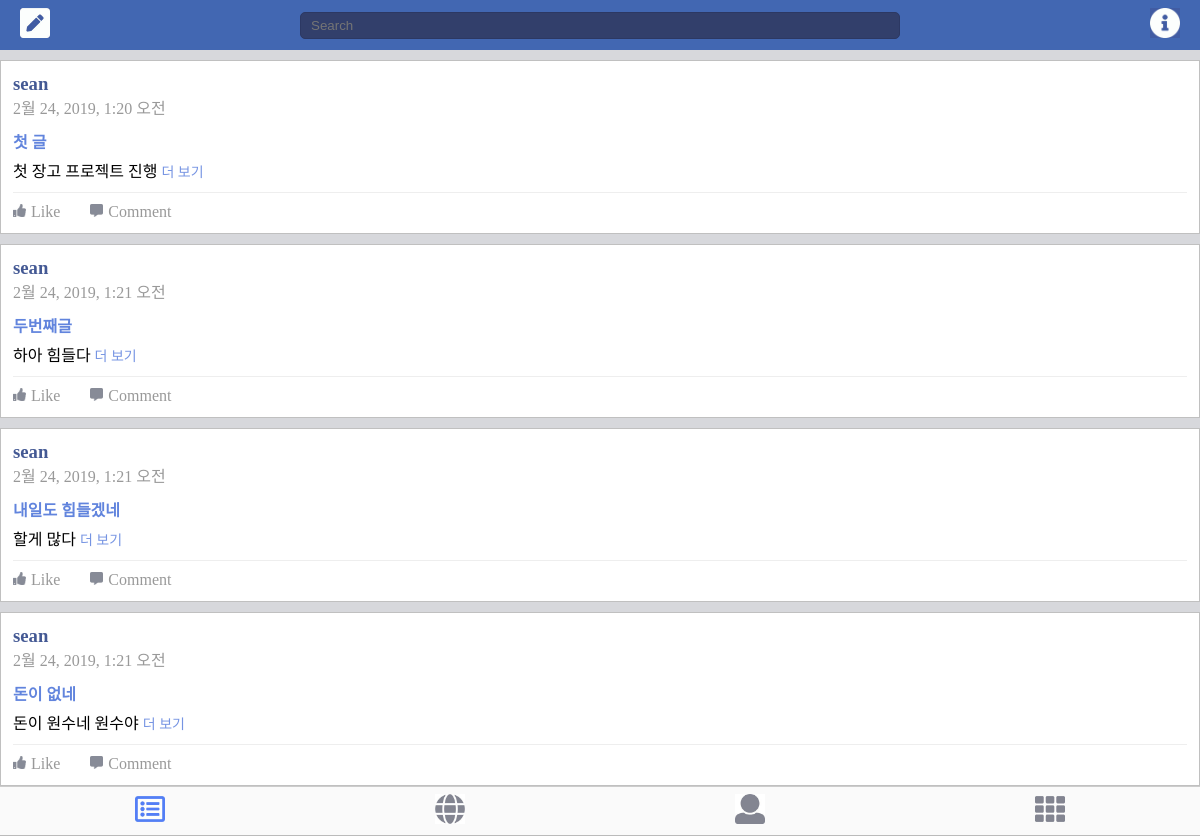
The app's page /, older data.
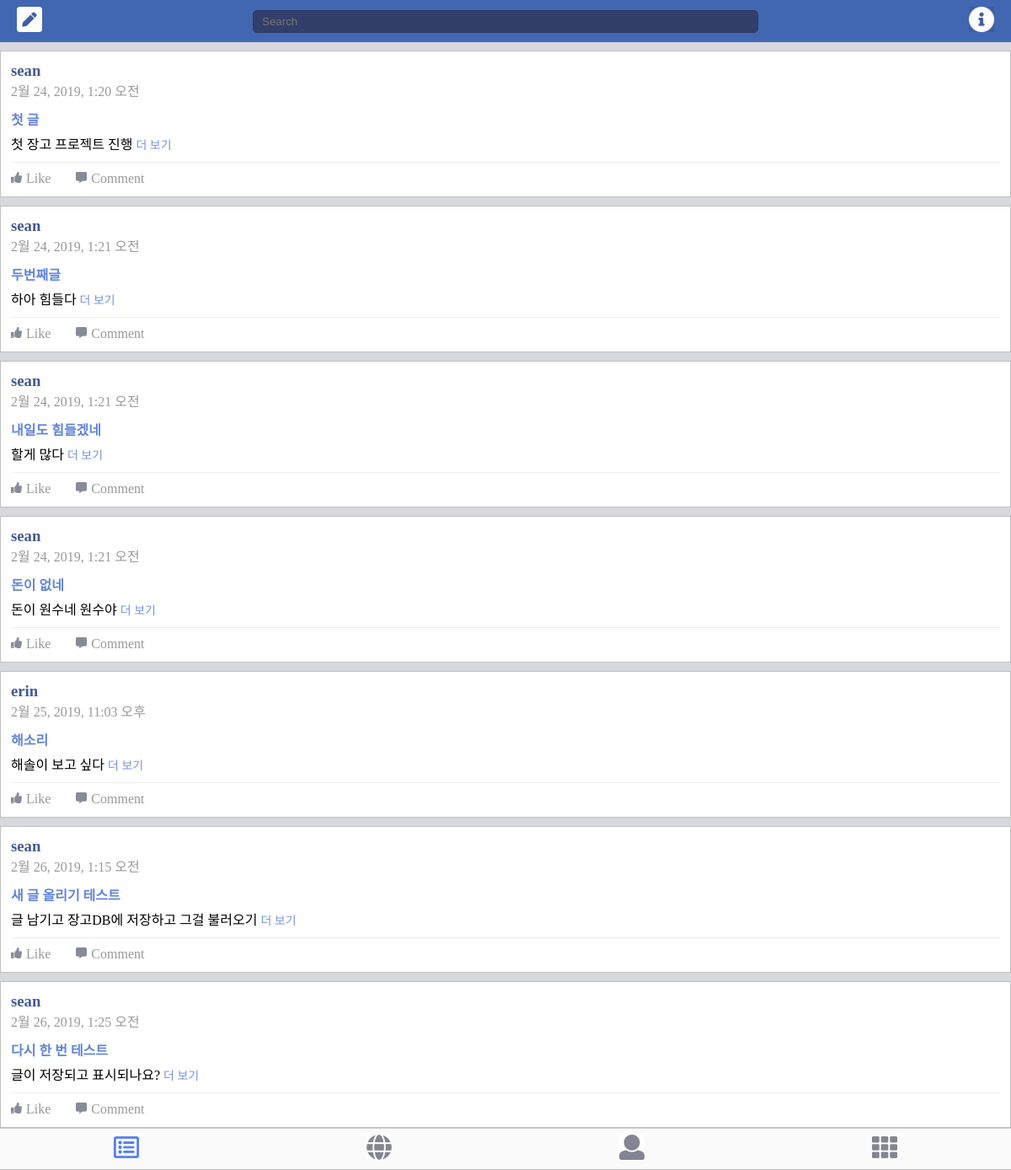
The same page, newer data.
### facebook/models.py (models this page shows, shortened)
class Article(models.Model):
    author      = models.CharField(max_length=120)
    title       = models.CharField(max_length=120)
    text        = models.TextField()
    password    = models.CharField(max_length=120)
    created_at  = models.DateTimeField(auto_now_add=True)

### facebook/views.py (the view)
# urls.py: path('', newsfeed),
def newsfeed(request):
    articles = Article.objects.all()
    return render(request, 'newsfeed.html', { 'articles': articles })

### facebook/templates/newsfeed.html (shortened to what this page needs)
<!DOCTYPE html>
<html>
<head>
    <link rel="stylesheet" type="text/css" media="screen" href="/static/newsfeed.css?ver=5">
</head>
<body>
    <div class="header">
        <div class="header_btnLeft">
            <a href="http://127.0.0.1:8000/new"><img src="/static/ic_pencil.jpg" alt="post" style="width: 30px;"></a>
        </div>
        <div class="header_search">
            <input type="text" class="header_searchBar" placeholder="Search">
        </div>
        <div class="header_btnRight">
            <img src="/static/ic_info.jpg" alt="info" style="width: 30px;">
        </div>
    </div>
    <div class="container">
        {% for feed in articles %}
        <div class="feed">
            <h3 class="name">{{feed.author}}</h3>
            <div class="date">{{feed.created_at}}</div>
            <a href="http://127.0.0.1:8000/feed/{{feed.pk}}/" class="title">{{feed.title}}</a>
            <p class="content">{{feed.text}} <a href="http://127.0.0.1:8000/feed/{{feed.pk}}/" class="more">더 보기</a></p>
            <div class="feedback">
                <div class="feedback_action">
                    <img src="/static/ic_like.jpg" alt="like" style="width: 13px;">Like
                </div>
                <div class="feedback_action">
                    <a href="http://127.0.0.1:8000/feed/{{feed.pk}}" class="feedback_comment"><img src="/static/ic_comment.jpg" alt="comment" style="width: 13px;">Comment</a>
                </div>
            </div>
        </div>
        {% endfor %}
    </div>
    <div class="footer">
        <div class="footer_tab">
            <a href="http://127.0.0.1:8000"><img src="/static/ic_feed.jpg" alt="feed" style="width: 30px;"></a>
        </div>
        <div class="footer_tab">
            <a href="http://127.0.0.1:8000/pages/"><img src="/static/ic_globe.jpg" alt="globe" style="width: 30px;"></a>
        </div>
        <div class="footer_tab">
            <img src="/static/ic_person.jpg" alt="person" style="width: 30px;">
        </div>
        <div class="footer_tab">
            <img src="/static/ic_etc.jpg" alt="etc" style="width: 30px;">
        </div>
    </div>
</body>
</html>

Row changes from the older to the newer data that the page shows:
added Article: author "erin", created_at "2월 25, 2019, 11:03 오후", title "해소리", text "해솔이 보고 싶다"
added Article: author "sean", created_at "2월 26, 2019, 1:15 오전", title "새 글 올리기 테스트", text "글 남기고 장고DB에 저장하고 그걸 불러오기"
added Article: author "sean", created_at "2월 26, 2019, 1:25 오전", title "다시 한 번 테스트", text "글이 저장되고 표시되나요?"
